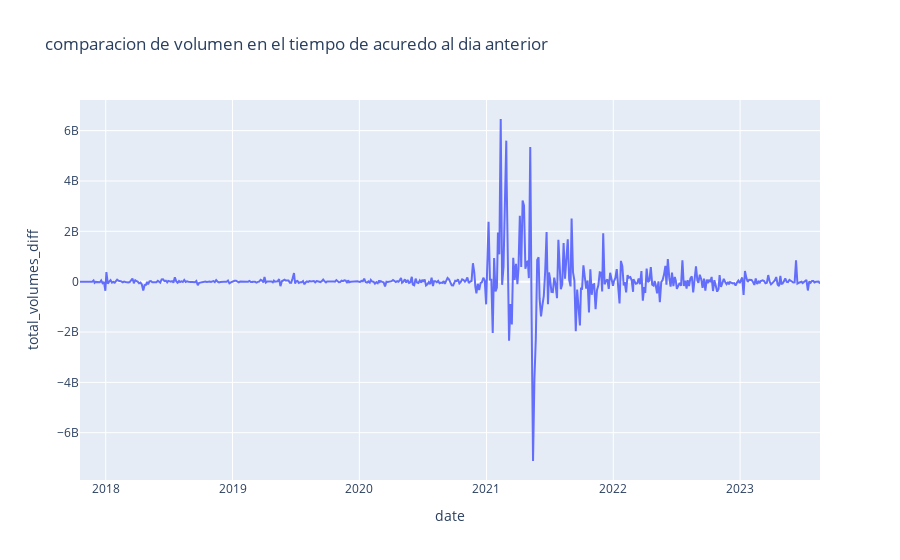

Notebook source saved alongside this figure:
### Code cell
fig_price_returns = px.line(cardano_df, x='date', y='total_volumes_diff', title='comparacion de volumen en el tiempo de acuredo al dia anterior')
fig_price_returns.show()

### Figure 1 — Plotly figure (JSON) as saved in the notebook; plotly's stock layout.template omitted (floating-point values rounded to 4 significant figures; data arrays with more than 128 entries replaced by an {"elided": "..."} marker saying what was removed)
{"data": [{"hovertemplate": "date=%{x}<br>total_volumes_diff=%{y}<extra></extra>", "legendgroup": "", "line": {"color": "#636efa", "dash": "solid"}, "marker": {"symbol": "circle"}, "mode": "lines", "name": "", "orientation": "v", "showlegend": false, "type": "scatter", "x": {"elided": "556 str values"}, "xaxis": "x", "y": {"elided": "556 float values"}, "yaxis": "y"}], "layout": {"legend": {"tracegroupgap": 0}, "title": {"text": "comparacion de volumen en el tiempo de acuredo al dia anterior"}, "xaxis": {"anchor": "y", "domain": [0, 1], "title": {"text": "date"}}, "yaxis": {"anchor": "x", "domain": [0, 1], "title": {"text": "total_volumes_diff"}}}}
